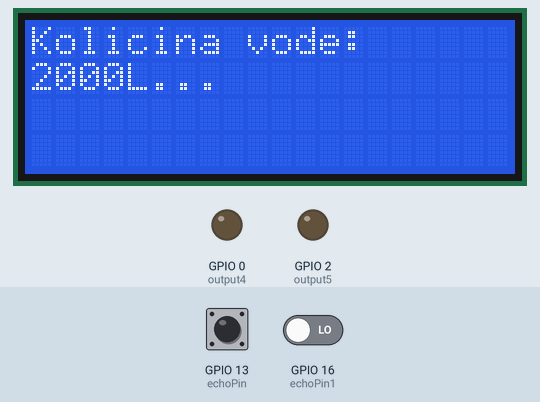
Simulated run of this sketch. Board: ESP8266 (NodeMCU). Parts: 20×4 character LCD, output pins drawn as LEDs (lit = HIGH). The test bench sets the inputs (shaded band); at power-on: GPIO 13 (echoPin) LOW, GPIO 16 (echoPin1) LOW. What the sketch prints to the serial monitor is not drawn.

Above: at 1.2 s.
1.3 s: GPIO 13 (echoPin) pulsed HIGH 5 times (0.12 s each, 0.3 s apart)
At 3.1 s:
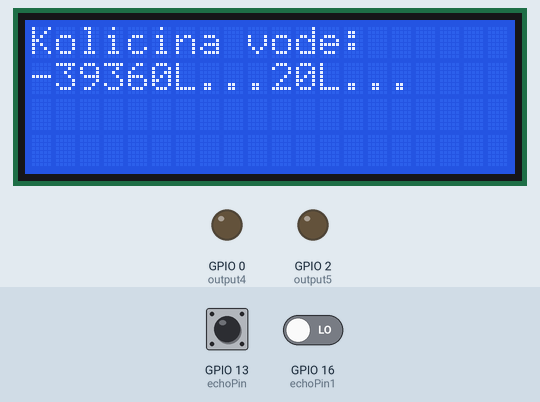
At 3.6 s:
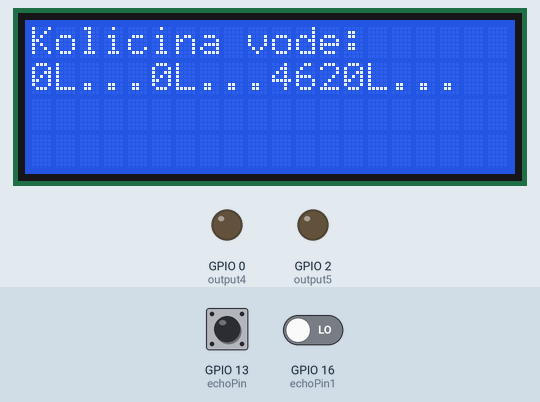
Timing chart, 0 to 5.1 s (numbered marks = the images above; inputs shaded):
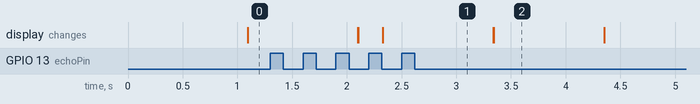

The sketch:

vodawifi_server.ino
```cpp
#include <Wire.h>
#include <LiquidCrystal_I2C.h>
LiquidCrystal_I2C lcd(0x3F,2, 1, 0, 4, 5, 6, 7, 3, POSITIVE);
//nivoji vode
int i;
int nivo;
int nivo1;
int nivo2;
#define echoPin 13 // Pin za sprejem echo impulza
#define echoPin1 16 // Pin za sprejem echo impulza
#define trigPin 15 // Pin za oddajo trigger impulza
#define trigPin1 14 // Pin za oddajo trigger impulza
#define rele1 12 //pin za rele

// Load Wi-Fi library
#include <ESP8266WiFi.h>

// Replace with your network credentials
const char* ssid     = "Nou";
const char* password = "mtj53366";

// Set web server port number to 80
WiFiServer server(80);

// Variable to store the HTTP request
String header;

// Auxiliar variables to store the current output state
String output5State = "off";
String output4State = "off";

// Assign output variables to GPIO pins
const int output5 = 2;
const int output4 = 0;

// Current time
unsigned long currentTime = millis();
// Previous time
unsigned long previousTime = 0;
// Define timeout time in milliseconds (example: 2000ms = 2s)
const long timeoutTime = 2000;

void setup() {
  lcd.begin(20,4);
  lcd.print("Kolicina vode:"); // izpis teksta

  Serial.begin(9600);
  // Initialize the output variables as outputs
  pinMode(output5, OUTPUT);
  pinMode(output4, OUTPUT);
  // Set outputs to LOW
  digitalWrite(output5, LOW);
  digitalWrite(output4, LOW);
/*
  // Connect to Wi-Fi network with SSID and password
  Serial.print("Connecting to ");
  Serial.println(ssid);
  WiFi.begin(ssid, password);
  while (WiFi.status() != WL_CONNECTED) {
    delay(500);
    Serial.print(".");
  }
  // Print local IP address and start web server
  Serial.println("");
  Serial.println("WiFi connected.");
  Serial.println("IP address: ");
  Serial.println(WiFi.localIP());
  server.begin();
  */
}

void loop(){


 // pisanje na ekran
  lcd.setCursor(0,1); // pozicioniraj naslednji izpis
  lcd.print(nivo1);
  lcd.print("L..."); // dodaj še napis cm
  lcd.setCursor(0,1); // pozicioniraj naslednji izpis
  lcd.print(nivo2);
  lcd.print("L..."); // dodaj še napis cm

 //zaznavanje vode na senzoriki
  digitalWrite(trigPin, LOW); // postavi Trigger pin na Low za 2 mikrosekundi
  digitalWrite(trigPin, HIGH); // postavi Trigger pin na HIGH za 10 mikrosekundi
  delayMicroseconds(10);
  digitalWrite(trigPin, LOW); // postavi Trigger pin na LOW za začetek merjenja
  int distance = pulseIn(echoPin, HIGH); // odčitaj
  Serial.print(distance);
  int distance1 = (distance / 58); // Izračunaj odčitek v cm
  int nivo1 = (2000-distance1 *20);
  lcd.setCursor(0,1); // pozicioniraj naslednji izpis
  lcd.print(nivo1);
  lcd.print("L..."); // dodaj še napis cm


  digitalWrite(trigPin1, LOW); // postavi Trigger pin na Low za 2 mikrosekundi
  digitalWrite(trigPin1, HIGH); // postavi Trigger pin na HIGH za 10 mikrosekundi
  delayMicroseconds(10);
  digitalWrite(trigPin1, LOW); // postavi Trigger pin na LOW za začetek merjenja
  int distance2 = pulseIn(echoPin1, HIGH); // odčitaj
  Serial.print(distance2);
  int distance3 = (distance2 / 58); // Izračunaj odčitek v cm
  int nivo2 = (4620 - distance3 *34);
  lcd.print(nivo2); // izpiši razdaljo
  lcd.print("L..."); // dodaj še napis cm }

}

/*

  WiFiClient client = server.available();   // Listen for incoming clients

  if (client) {                             // If a new client connects,
    Serial.println("New Client.");          // print a message out in the serial port
    String currentLine = "";                // make a String to hold incoming data from the client
    currentTime = millis();
    previousTime = currentTime;
    while (client.connected() && currentTime - previousTime <= timeoutTime) { // loop while the client's connected
      currentTime = millis();
      if (client.available()) {             // if there's bytes to read from the client,
        char c = client.read();             // read a byte, then
        Serial.write(c);                    // print it out the serial monitor
        header += c;
        if (c == '\n') {                    // if the byte is a newline character
          // if the current line is blank, you got two newline characters in a row.
          // that's the end of the client HTTP request, so send a response:
          if (currentLine.length() == 0) {
            // HTTP headers always start with a response code (e.g. HTTP/1.1 200 OK)
            // and a content-type so the client knows what's coming, then a blank line:
            client.println("HTTP/1.1 200 OK");
            client.println("Content-type:text/html");
            client.println("Connection: close");
            client.println();

            // turns the GPIOs on and off
            if (header.indexOf("GET /5/on") >= 0) {
              Serial.println("GPIO 5 on");
              output5State = "on";
              digitalWrite(output5, HIGH);
            } else if (header.indexOf("GET /5/off") >= 0) {
              Serial.println("GPIO 5 off");
              output5State = "off";
              digitalWrite(output5, LOW);
            } else if (header.indexOf("GET /4/on") >= 0) {
              Serial.println("GPIO 4 on");
              output4State = "on";
              digitalWrite(output4, HIGH);
            } else if (header.indexOf("GET /4/off") >= 0) {
              Serial.println("GPIO 4 off");
              output4State = "off";
              digitalWrite(output4, LOW);
            }

            // Display the HTML web pageprint  int
            client.println("<!DOCTYPE html><html>");
            client.println("<head><meta name=\"viewport\" content=\"width=device-width, initial-scale=1\">");
            client.println("<link rel=\"icon\" href=\"data:,\">");
            // CSS to style the on/off buttons
            // Feel free to change the background-color and font-size attributes to fit your preferences
            client.println("<style>html { font-family: Helvetica; display: inline-block; margin: 0px auto; text-align: center;}");
            client.println(".button { background-color: #195B6A; border: none; color: white; padding: 16px 40px;");
            client.println("text-decoration: none; font-size: 30px; margin: 2px; cursor: pointer;}");
            client.println(".button2 {background-color: #77878A;}</style></head>");

            // Web Page Heading
            client.println("<body><h1>CRPALKI</h1>");
            //količine vode v jamah
            client.println("<p>Cisterne nivo vode:");
            client.print(nivo);
            client.print(" m3</p>");
            client.println("<p>Jama 1 nivo: "); //nivo1
            client.print(nivo1);
            client.print(" m3</p>");
            client.println("<p>Jama 2 nivo: " );// int(nivo2)
            client.print(nivo2);
            client.print(" m3</p>");


            // Display current state, and ON/OFF buttons for GPIO 5
            client.println("<p>CRPALKA 1 - Status " + output5State + "</p>");
            client.println("<p>CRPALKA 2 - Status " + output4State + "</p>");
            // If the output5State is off, it displays the ON button
            if (output5State=="off") {
              client.println("<p><a href=\"/5/on\"><button class=\"button\">ON</button></a></p>");
            } else {
              client.println("<p><a href=\"/5/off\"><button class=\"button button2\">OFF</button></a></p>");
            }

            // Display current state, and ON/OFF buttons for GPIO 4
            // If the output4State is off, it displays the ON button
            if (output4State=="off") {
              client.println("<p><a href=\"/4/on\"><button class=\"button\">ON</button></a></p>");
            } else {
              client.println("<p><a href=\"/4/off\"><button class=\"button button2\">OFF</button></a></p>");
            }
            client.println("</body></html>");

            // The HTTP response ends with another blank line
            client.println();
            // Break out of the while loop
            break;
          } else { // if you got a newline, then clear currentLine
            currentLine = "";
          }
        } else if (c != '\r') {  // if you got anything else but a carriage return character,
          currentLine += c;      // add it to the end of the currentLine
        }
      }
    }
    // Clear the header variable
    header = "";
    // Close the connection
    client.stop();
    Serial.println("Client disconnected.");
    Serial.println("");
  }
}

*/
```
